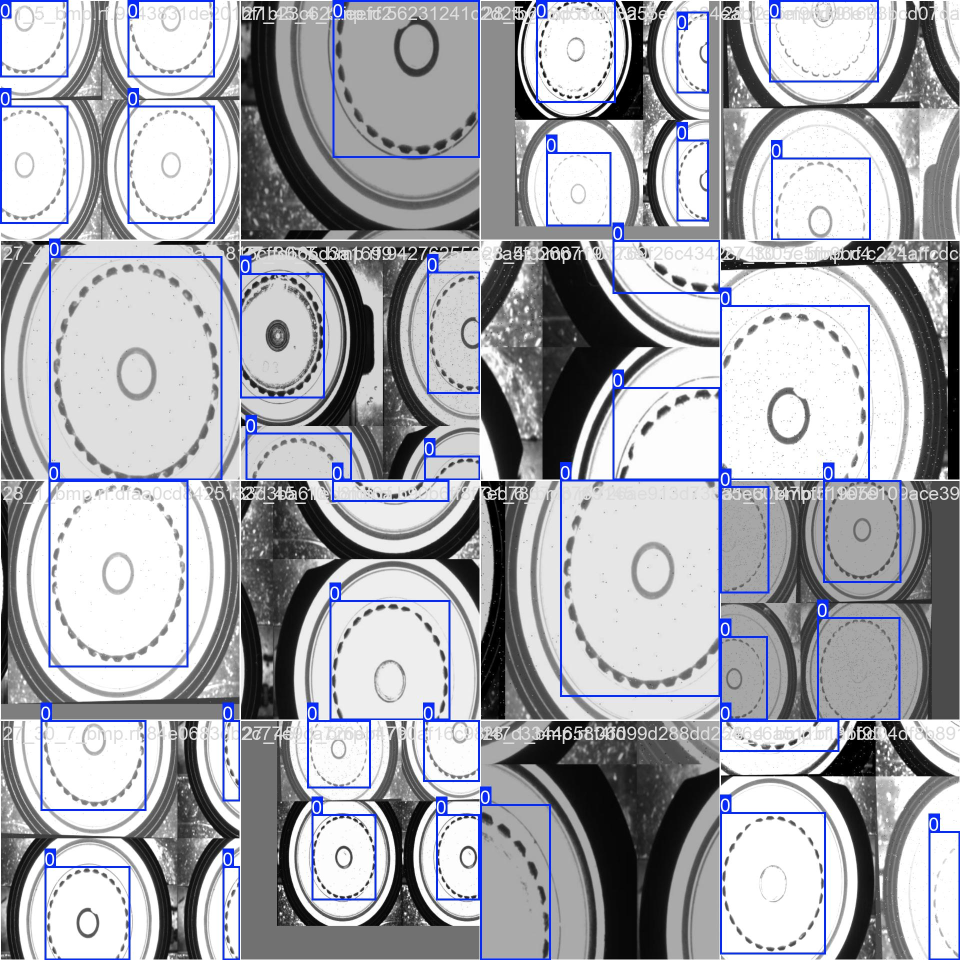
#> input picture dl_cluster/src/train_yolo8n_sizeup_boundingbox/train_batch0.jpg, 1920 x 1920 px (shown at 1/2 size); its folder holds only this picture in this run
$ python -i analyze_gears_final.py   (imports and definitions only)
#> lines starting #> are read from the running program, lines starting #| are printed output that depends on the picture; after the words box and inside, x2 and y2 are one past the last pixel; in counts of white or black regions, pixels touching at a corner belong together
import cv2
import numpy as np
import os

# ==========================================
# 1. 설정 변수
# ==========================================
# 요청하신 입력 데이터 경로 (한글 경로 포함)
input_root_folder = r'C:\Users\박준형\Desktop\python-workspace\dl_cluster\data'

# 결과를 저장할 경로 (data 폴더와 같은 레벨의 final 폴더에 저장)
output_root_folder = r'C:\Users\박준형\Desktop\python-workspace\dl_cluster\final'

# 검사할 도넛 모양 영역의 반지름 설정 (이미지 크기에 맞춰 조절 필요)
radius_inner = 130  # 안쪽 원 반지름
radius_outer = 280  # 바깥쪽 원 반지름

# 결함(또는 특징)으로 인식할 면적 기준
min_area = 30     # 너무 작은 점(노이즈) 제거
max_area = 5000    # 너무 큰 영역 제외

# ==========================================
# 2. 한글 경로 처리 함수 (필수!)
# ==========================================
# [24 lines left out: functions imread_korean, imwrite_korean, not called in this run]

# ==========================================
# 3. 핵심 로직 함수
# ==========================================
def find_center_of_object(img_gray):
    """제품의 중심 좌표(cx, cy)를 자동으로 찾습니다."""
    # 배경과 물체를 분리 (Threshold 값은 상황에 따라 50~127 조절)
    _, thresh = cv2.threshold(img_gray, 50, 255, cv2.THRESH_BINARY)

    contours, _ = cv2.findContours(thresh, cv2.RETR_EXTERNAL, cv2.CHAIN_APPROX_SIMPLE)

    if not contours:
        return None

    # 가장 큰 외곽선이 제품일 확률이 높음
    c = max(contours, key=cv2.contourArea)
    M = cv2.moments(c)

    if M["m00"] != 0:
        cX = int(M["m10"] / M["m00"])
        cY = int(M["m01"] / M["m00"])
        return (cX, cY)
    return None

# [90 lines left out: function process_images, not called in this run]

# [2 lines not run here, left out]

>>> import cv2
>>> picture = cv2.imread('train_yolo8n_sizeup_boundingbox/train_batch0.jpg', cv2.IMREAD_GRAYSCALE)
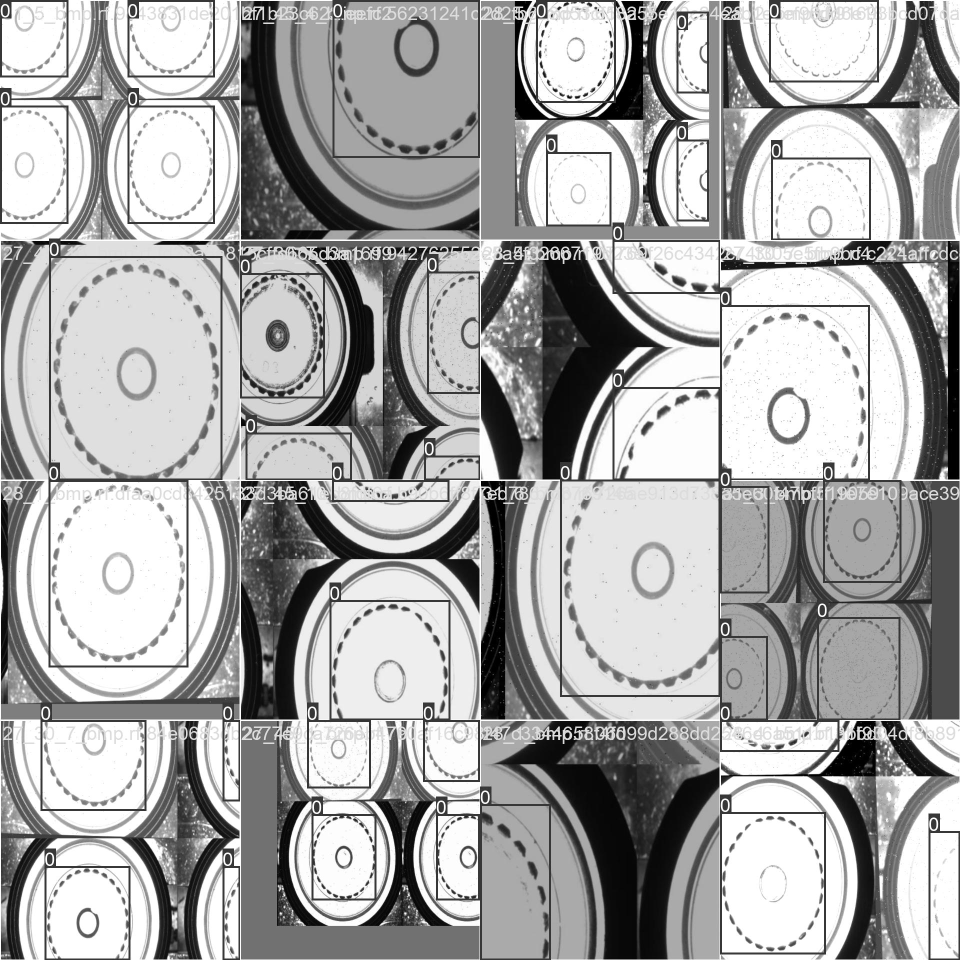
#> picture: shape (1920, 1920) (shown at 1/2 size); min 0, max 255, mean 169.4
>>> result = find_center_of_object(picture)
#> in find_center_of_object, `_, thresh = cv2.threshold(img_gray, 50, 255, cv2.THRESH_BINARY)`:
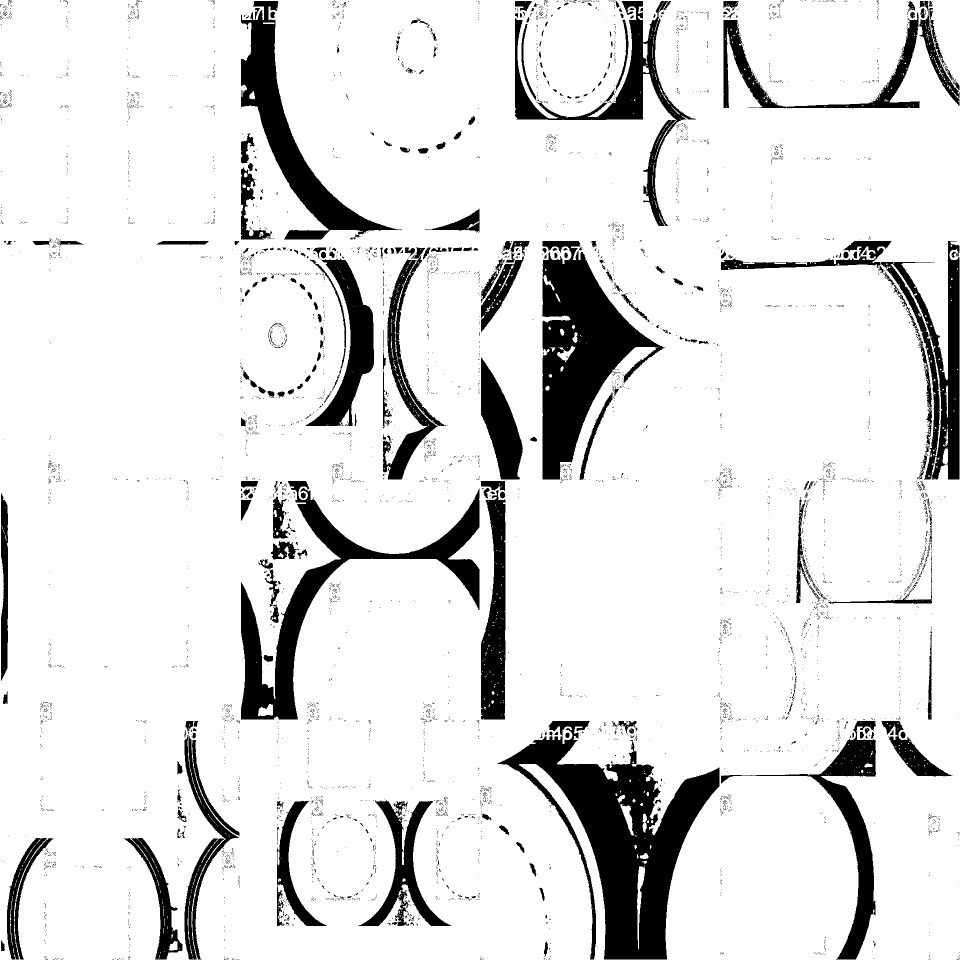
#> thresh: shape (1920, 1920) (shown at 1/2 size); 88.1% white; 5942 black regions (5654 under 20 px)
#> in find_center_of_object, `contours, _ = cv2.findContours(thresh, cv2.RETR_EXTERNAL, cv2.CHAIN_AP..`: contours = 1 contour; box (x1, y1, x2, y2) and area: (0, 0, 1920, 1920) 3682416
#> in find_center_of_object, `c = max(contours, key=cv2.contourArea)`: c = contour of 296 points, box (x1, y1, x2, y2) (0, 0, 1920, 1920), area 3682416
#> in find_center_of_object, `M = cv2.moments(c)`: M = moments, m00 3682416, centre m10/m00, m01/m00 = (959.5, 959.5)
#> in find_center_of_object, `cX = int(M["m10"] / M["m00"])`: cX = 959
#> result = (959, 959)

$ run again, on dl_cluster/src/train_yolo8n_sizeup_boundingbox/train_batch1.jpg
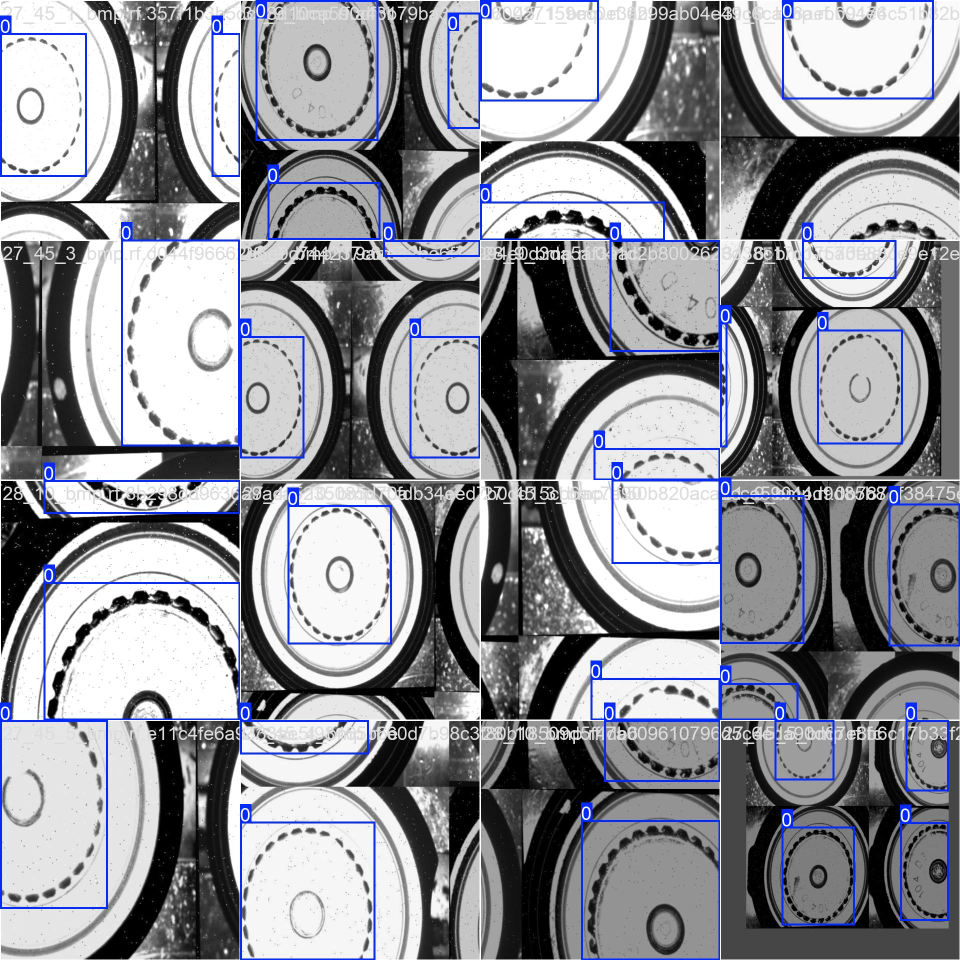
#> input picture dl_cluster/src/train_yolo8n_sizeup_boundingbox/train_batch1.jpg, 1920 x 1920 px (shown at 1/2 size)
#> `picture = cv2.imread('train_yolo8n_sizeup_boundingbox/train_batch0.jpg..`:
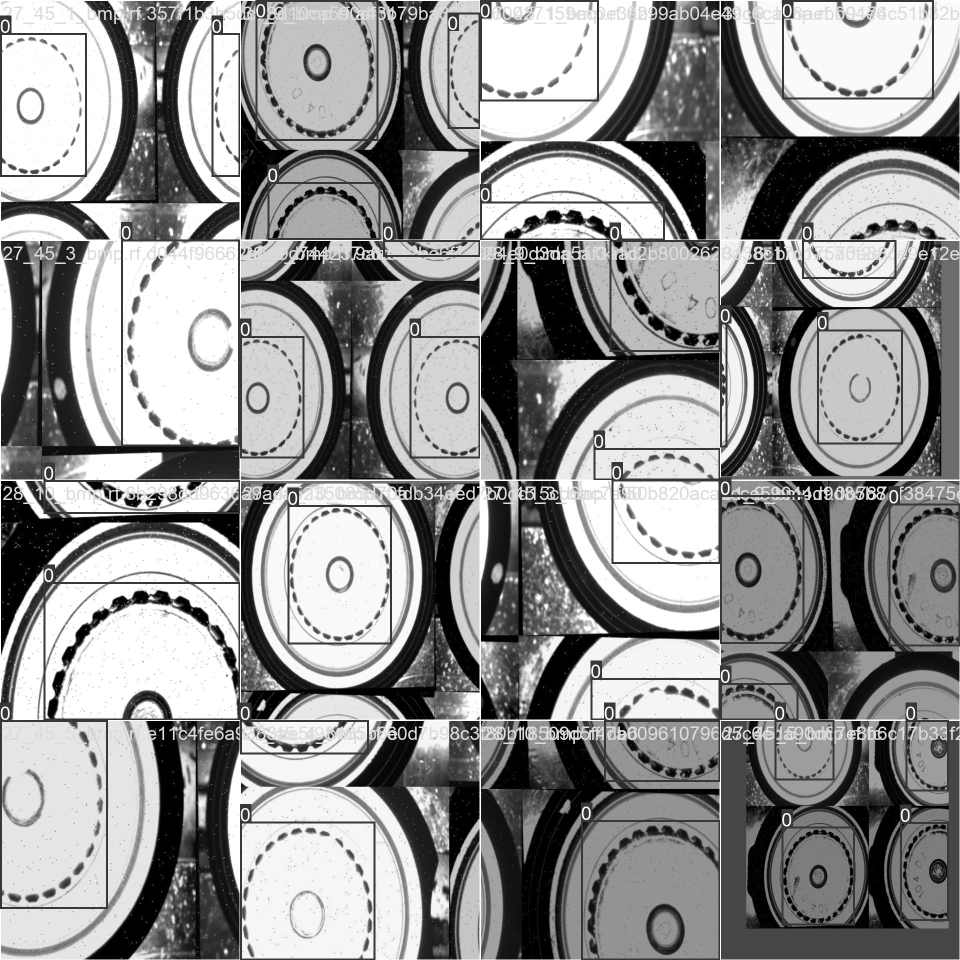
#> picture: shape (1920, 1920) (shown at 1/2 size); min 0, max 255, mean 145.9
#> in find_center_of_object, `_, thresh = cv2.threshold(img_gray, 50, 255, cv2.THRESH_BINARY)`:
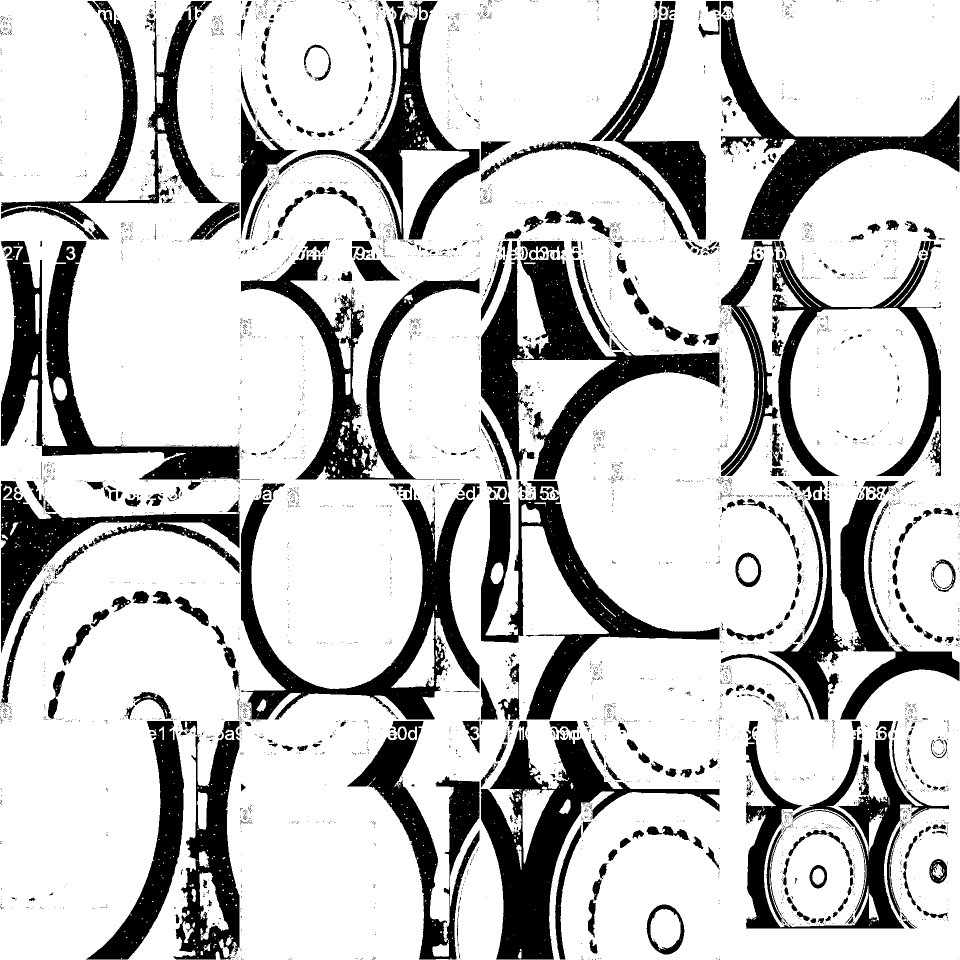
#> thresh: shape (1920, 1920) (shown at 1/2 size); 78% white; 5753 black regions (5272 under 20 px)
#> contours = 1 contour; box (x1, y1, x2, y2) and area: (0, 0, 1920, 1920) 3682468
#> c = contour of 219 points, box (x1, y1, x2, y2) (0, 0, 1920, 1920), area 3682468
#> M = moments, m00 3682468, centre m10/m00, m01/m00 = (959.5, 959.5)
#> cX = 959
#> result = (959, 959)

$ run again, on dl_cluster/src/train_yolo8n_sizeup_boundingbox/train_batch2.jpg
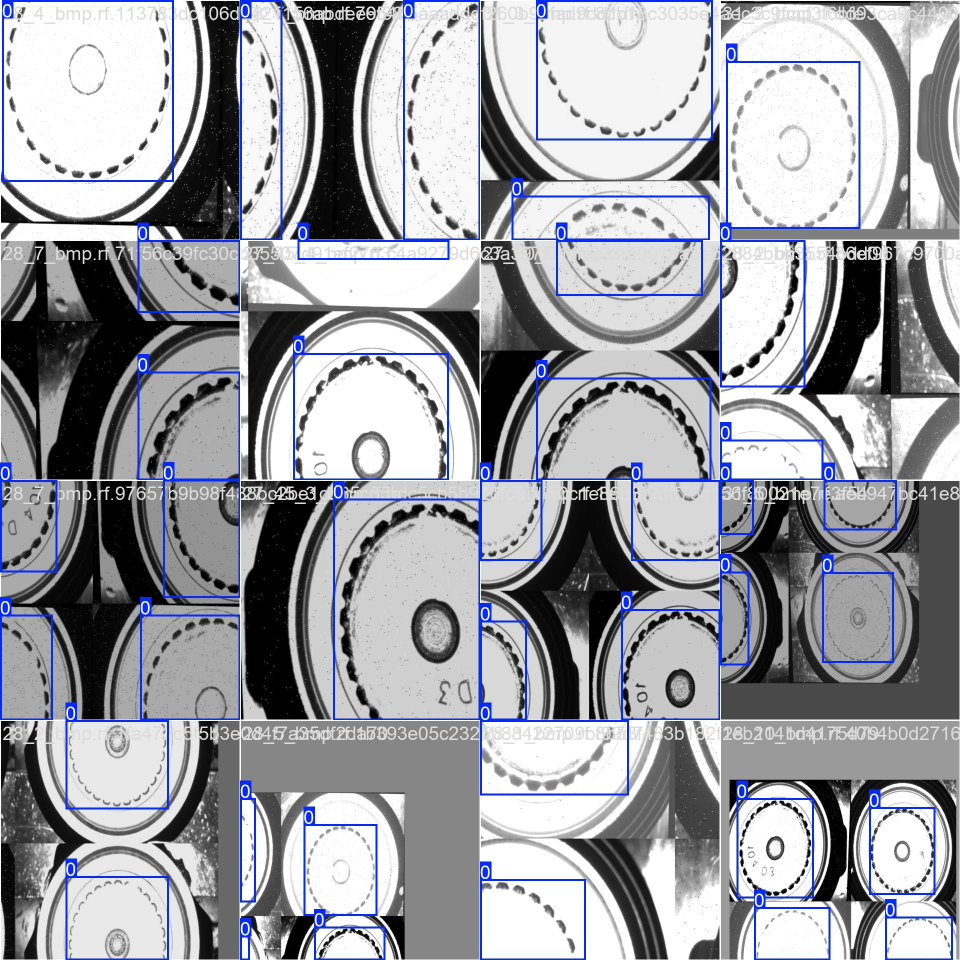
#> input picture dl_cluster/src/train_yolo8n_sizeup_boundingbox/train_batch2.jpg, 1920 x 1920 px (shown at 1/2 size)
#> `picture = cv2.imread('train_yolo8n_sizeup_boundingbox/train_batch0.jpg..`:
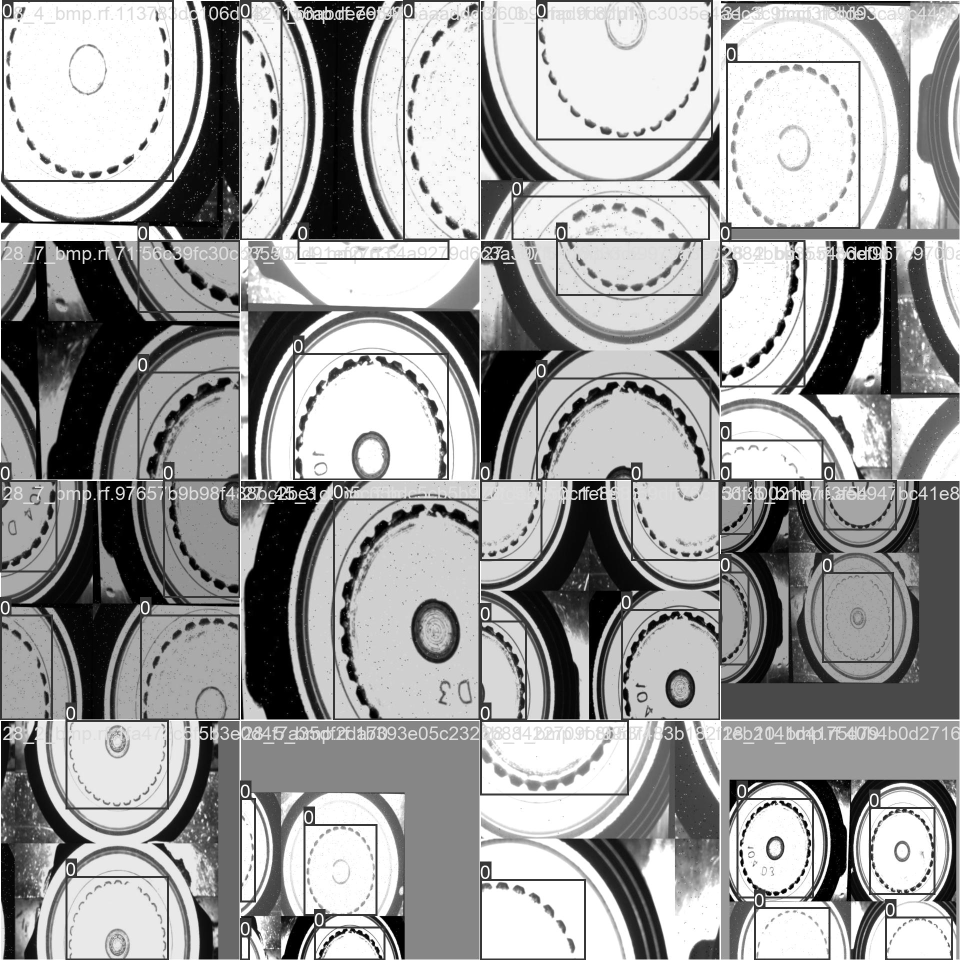
#> picture: shape (1920, 1920) (shown at 1/2 size); min 0, max 255, mean 159.9
#> in find_center_of_object, `_, thresh = cv2.threshold(img_gray, 50, 255, cv2.THRESH_BINARY)`:
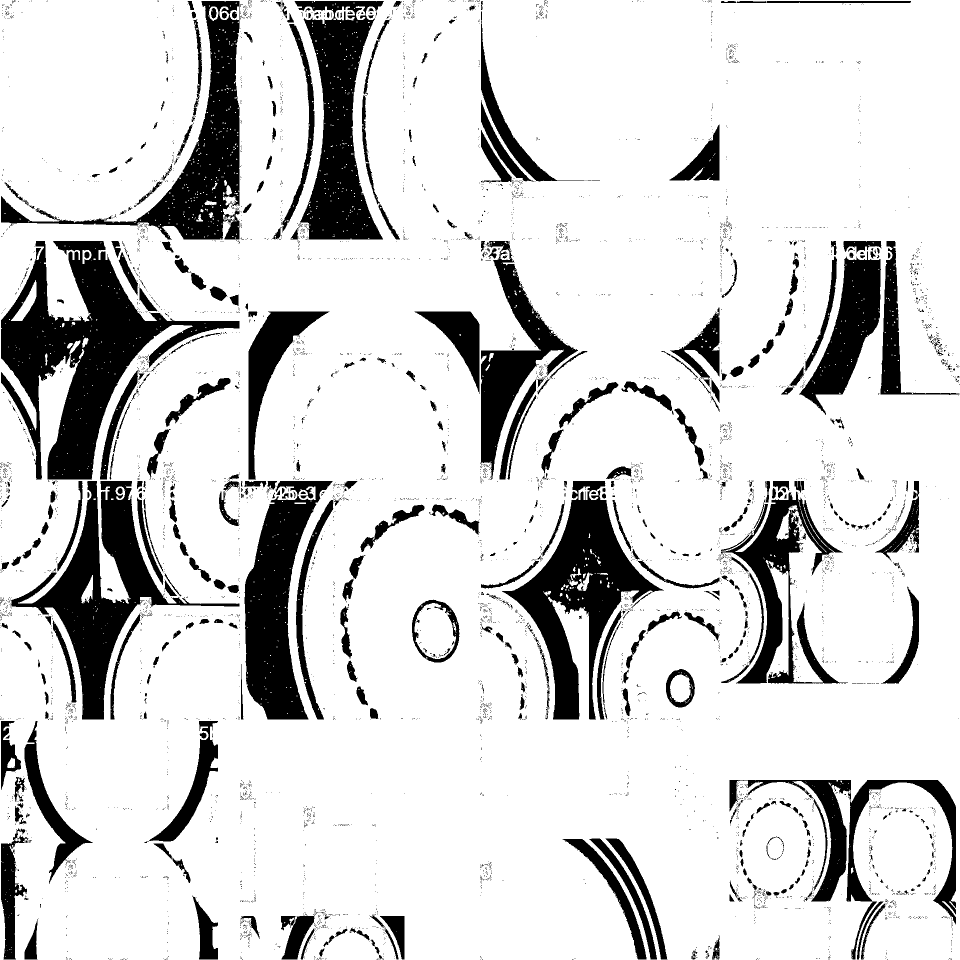
#> thresh: shape (1920, 1920) (shown at 1/2 size); 83.3% white; 6362 black regions (5891 under 20 px)
#> contours = 1 contour; box (x1, y1, x2, y2) and area: (0, 0, 1920, 1920) 3682456
#> c = contour of 244 points, box (x1, y1, x2, y2) (0, 0, 1920, 1920), area 3682456
#> M = moments, m00 3682455.5, centre m10/m00, m01/m00 = (959.5, 959.5)
#> cX = 959
#> result = (959, 959)
